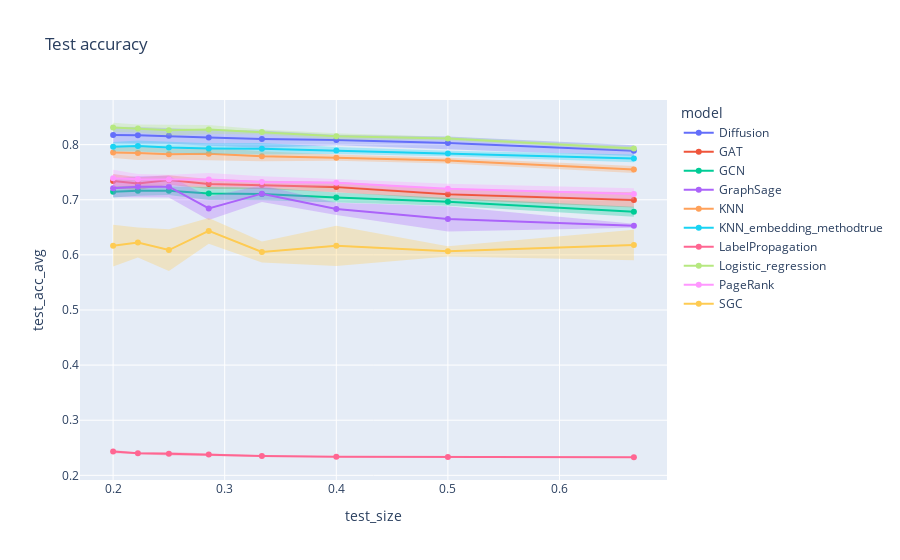

Source (notebook cell):
### Markdown cell above
`Wikischools`

### Code cell
# Compute average and standard deviation according to values of k
grouped = df_tot.groupby(['dataset', 'model', 'k', 'train_size', 'test_size'])[['train_acc', 'test_acc']].agg({'train_acc': ['mean', 'std'], 'test_acc': ['mean', 'std']}).reset_index()
grouped.columns = ['dataset', 'model', 'k', 'train_size', 'test_size', 'train_acc_avg', 'train_acc_std', 'test_acc_avg', 'test_acc_std', ]
grouped

# Test split
for error_y_mode in {'band'}:
    fig = line(
        data_frame = grouped[grouped['dataset']=='wikischools'],
        x = 'test_size',
        y = 'test_acc_avg',
        error_y = 'test_acc_std',
        error_y_mode = error_y_mode,
        color = 'model',
        title = f'Test accuracy',
        markers = '.',
    )
    fig.show()

### Figure 1 — Plotly figure (JSON) as saved in the notebook; plotly's stock layout.template omitted (floating-point values rounded to 4 significant figures)
{"data": [{"fill": "toself", "fillcolor": "rgba(99,110,250,.3)", "hoverinfo": "skip", "legendgroup": "Diffusion", "line": {"color": "rgba(255,255,255,0)"}, "showlegend": false, "type": "scatter", "x": [0.6667, 0.5, 0.4, 0.3333, 0.2857, 0.25, 0.2222, 0.2, 0.2, 0.2222, 0.25, 0.2857, 0.3333, 0.4, 0.5, 0.6667], "xaxis": "x", "y": [0.7989, 0.8147, 0.818, 0.8259, 0.8275, 0.8303, 0.8318, 0.8326, 0.8025, 0.8021, 0.8016, 0.7982, 0.7944, 0.7991, 0.7914, 0.7793], "yaxis": "y"}, {"hovertemplate": "model=Diffusion<br>test_size=%{x}<br>test_acc_avg=%{y}<extra></extra>", "legendgroup": "Diffusion", "line": {"color": "#636efa", "dash": "solid"}, "marker": {"symbol": "circle"}, "mode": "markers+lines", "name": "Diffusion", "orientation": "v", "showlegend": true, "type": "scatter", "x": [0.6667, 0.5, 0.4, 0.3333, 0.2857, 0.25, 0.2222, 0.2], "xaxis": "x", "y": [0.7891, 0.8031, 0.8085, 0.8101, 0.8129, 0.8159, 0.8169, 0.8175], "yaxis": "y"}, {"fill": "toself", "fillcolor": "rgba(239,85,59,.3)", "hoverinfo": "skip", "legendgroup": "GAT", "line": {"color": "rgba(255,255,255,0)"}, "showlegend": false, "type": "scatter", "x": [0.6667, 0.5, 0.4, 0.3333, 0.2857, 0.25, 0.2222, 0.2, 0.2, 0.2222, 0.25, 0.2857, 0.3333, 0.4, 0.5, 0.6667], "xaxis": "x", "y": [0.7138, 0.7192, 0.7329, 0.7345, 0.7375, 0.7443, 0.741, 0.7469, 0.7208, 0.7179, 0.7273, 0.7193, 0.7195, 0.7137, 0.7006, 0.6858], "yaxis": "y"}, {"hovertemplate": "model=GAT<br>test_size=%{x}<br>test_acc_avg=%{y}<extra></extra>", "legendgroup": "GAT", "line": {"color": "#EF553B", "dash": "solid"}, "marker": {"symbol": "circle"}, "mode": "markers+lines", "name": "GAT", "orientation": "v", "showlegend": true, "type": "scatter", "x": [0.6667, 0.5, 0.4, 0.3333, 0.2857, 0.25, 0.2222, 0.2], "xaxis": "x", "y": [0.6998, 0.7099, 0.7233, 0.727, 0.7284, 0.7358, 0.7294, 0.7339], "yaxis": "y"}, {"fill": "toself", "fillcolor": "rgba(0,204,150,.3)", "hoverinfo": "skip", "legendgroup": "GCN", "line": {"color": "rgba(255,255,255,0)"}, "showlegend": false, "type": "scatter", "x": [0.6667, 0.5, 0.4, 0.3333, 0.2857, 0.25, 0.2222, 0.2, 0.2, 0.2222, 0.25, 0.2857, 0.3333, 0.4, 0.5, 0.6667], "xaxis": "x", "y": [0.6871, 0.7033, 0.7133, 0.722, 0.723, 0.7243, 0.7256, 0.7248, 0.7039, 0.7071, 0.7085, 0.6997, 0.6992, 0.6949, 0.6892, 0.6693], "yaxis": "y"}, {"hovertemplate": "model=GCN<br>test_size=%{x}<br>test_acc_avg=%{y}<extra></extra>", "legendgroup": "GCN", "line": {"color": "#00cc96", "dash": "solid"}, "marker": {"symbol": "circle"}, "mode": "markers+lines", "name": "GCN", "orientation": "v", "showlegend": true, "type": "scatter", "x": [0.6667, 0.5, 0.4, 0.3333, 0.2857, 0.25, 0.2222, 0.2], "xaxis": "x", "y": [0.6782, 0.6963, 0.7041, 0.7106, 0.7113, 0.7164, 0.7163, 0.7144], "yaxis": "y"}, {"fill": "toself", "fillcolor": "rgba(171,99,250,.3)", "hoverinfo": "skip", "legendgroup": "GraphSage", "line": {"color": "rgba(255,255,255,0)"}, "showlegend": false, "type": "scatter", "x": [0.6667, 0.5, 0.4, 0.3333, 0.2857, 0.25, 0.2222, 0.2, 0.2, 0.2222, 0.25, 0.2857, 0.3333, 0.4, 0.5, 0.6667], "xaxis": "x", "y": [0.6566, 0.6881, 0.6944, 0.7263, 0.7053, 0.7435, 0.7429, 0.7374, 0.7045, 0.7044, 0.7039, 0.6631, 0.6959, 0.6725, 0.6423, 0.6492], "yaxis": "y"}, {"hovertemplate": "model=GraphSage<br>test_size=%{x}<br>test_acc_avg=%{y}<extra></extra>", "legendgroup": "GraphSage", "line": {"color": "#ab63fa", "dash": "solid"}, "marker": {"symbol": "circle"}, "mode": "markers+lines", "name": "GraphSage", "orientation": "v", "showlegend": true, "type": "scatter", "x": [0.6667, 0.5, 0.4, 0.3333, 0.2857, 0.25, 0.2222, 0.2], "xaxis": "x", "y": [0.6529, 0.6652, 0.6834, 0.7111, 0.6842, 0.7237, 0.7237, 0.7209], "yaxis": "y"}, {"fill": "toself", "fillcolor": "rgba(255,161,90,.3)", "hoverinfo": "skip", "legendgroup": "KNN", "line": {"color": "rgba(255,255,255,0)"}, "showlegend": false, "type": "scatter", "x": [0.6667, 0.5, 0.4, 0.3333, 0.2857, 0.25, 0.2222, 0.2, 0.2, 0.2222, 0.25, 0.2857, 0.3333, 0.4, 0.5, 0.6667], "xaxis": "x", "y": [0.7615, 0.7764, 0.782, 0.7878, 0.7949, 0.7923, 0.7978, 0.7957, 0.7757, 0.772, 0.7732, 0.772, 0.7697, 0.7708, 0.766, 0.7484], "yaxis": "y"}, {"hovertemplate": "model=KNN<br>test_size=%{x}<br>test_acc_avg=%{y}<extra></extra>", "legendgroup": "KNN", "line": {"color": "#FFA15A", "dash": "solid"}, "marker": {"symbol": "circle"}, "mode": "markers+lines", "name": "KNN", "orientation": "v", "showlegend": true, "type": "scatter", "x": [0.6667, 0.5, 0.4, 0.3333, 0.2857, 0.25, 0.2222, 0.2], "xaxis": "x", "y": [0.7549, 0.7712, 0.7764, 0.7788, 0.7834, 0.7828, 0.7849, 0.7857], "yaxis": "y"}, {"fill": "toself", "fillcolor": "rgba(25,211,243,.3)", "hoverinfo": "skip", "legendgroup": "KNN_embedding_methodtrue", "line": {"color": "rgba(255,255,255,0)"}, "showlegend": false, "type": "scatter", "x": [0.6667, 0.5, 0.4, 0.3333, 0.2857, 0.25, 0.2222, 0.2, 0.2, 0.2222, 0.25, 0.2857, 0.3333, 0.4, 0.5, 0.6667], "xaxis": "x", "y": [0.782, 0.7888, 0.7959, 0.803, 0.8025, 0.8047, 0.8076, 0.8048, 0.7879, 0.7874, 0.7847, 0.784, 0.7819, 0.7832, 0.779, 0.7681], "yaxis": "y"}, {"hovertemplate": "model=KNN_embedding_methodtrue<br>test_size=%{x}<br>test_acc_avg=%{y}<extra></extra>", "legendgroup": "KNN_embedding_methodtrue", "line": {"color": "#19d3f3", "dash": "solid"}, "marker": {"symbol": "circle"}, "mode": "markers+lines", "name": "KNN_embedding_methodtrue", "orientation": "v", "showlegend": true, "type": "scatter", "x": [0.6667, 0.5, 0.4, 0.3333, 0.2857, 0.25, 0.2222, 0.2], "xaxis": "x", "y": [0.775, 0.7839, 0.7896, 0.7925, 0.7932, 0.7947, 0.7975, 0.7964], "yaxis": "y"}, {"fill": "toself", "fillcolor": "rgba(255,102,146,.3)", "hoverinfo": "skip", "legendgroup": "LabelPropagation", "line": {"color": "rgba(255,255,255,0)"}, "showlegend": false, "type": "scatter", "x": [0.6667, 0.5, 0.4, 0.3333, 0.2857, 0.25, 0.2222, 0.2, 0.2, 0.2222, 0.25, 0.2857, 0.3333, 0.4, 0.5, 0.6667], "xaxis": "x", "y": [0.2331, 0.2333, 0.2346, 0.2366, 0.2403, 0.2424, 0.2416, 0.246, 0.24, 0.238, 0.2359, 0.2353, 0.2333, 0.2328, 0.2329, 0.233], "yaxis": "y"}, {"hovertemplate": "model=LabelPropagation<br>test_size=%{x}<br>test_acc_avg=%{y}<extra></extra>", "legendgroup": "LabelPropagation", "line": {"color": "#FF6692", "dash": "solid"}, "marker": {"symbol": "circle"}, "mode": "markers+lines", "name": "LabelPropagation", "orientation": "v", "showlegend": true, "type": "scatter", "x": [0.6667, 0.5, 0.4, 0.3333, 0.2857, 0.25, 0.2222, 0.2], "xaxis": "x", "y": [0.233, 0.2331, 0.2337, 0.235, 0.2378, 0.2392, 0.2398, 0.243], "yaxis": "y"}, {"fill": "toself", "fillcolor": "rgba(182,232,128,.3)", "hoverinfo": "skip", "legendgroup": "Logistic_regression", "line": {"color": "rgba(255,255,255,0)"}, "showlegend": false, "type": "scatter", "x": [0.6667, 0.5, 0.4, 0.3333, 0.2857, 0.25, 0.2222, 0.2, 0.2, 0.2222, 0.25, 0.2857, 0.3333, 0.4, 0.5, 0.6667], "xaxis": "x", "y": [0.797, 0.8143, 0.8206, 0.8276, 0.8356, 0.8357, 0.8364, 0.8397, 0.8228, 0.8222, 0.8166, 0.8194, 0.8185, 0.8094, 0.8078, 0.7889], "yaxis": "y"}, {"hovertemplate": "model=Logistic_regression<br>test_size=%{x}<br>test_acc_avg=%{y}<extra></extra>", "legendgroup": "Logistic_regression", "line": {"color": "#B6E880", "dash": "solid"}, "marker": {"symbol": "circle"}, "mode": "markers+lines", "name": "Logistic_regression", "orientation": "v", "showlegend": true, "type": "scatter", "x": [0.6667, 0.5, 0.4, 0.3333, 0.2857, 0.25, 0.2222, 0.2], "xaxis": "x", "y": [0.793, 0.811, 0.815, 0.8231, 0.8275, 0.8261, 0.8293, 0.8312], "yaxis": "y"}, {"fill": "toself", "fillcolor": "rgba(255,151,255,.3)", "hoverinfo": "skip", "legendgroup": "PageRank", "line": {"color": "rgba(255,255,255,0)"}, "showlegend": false, "type": "scatter", "x": [0.6667, 0.5, 0.4, 0.3333, 0.2857, 0.25, 0.2222, 0.2, 0.2, 0.2222, 0.25, 0.2857, 0.3333, 0.4, 0.5, 0.6667], "xaxis": "x", "y": [0.7207, 0.7289, 0.7376, 0.7425, 0.7485, 0.7455, 0.7466, 0.7543, 0.7233, 0.7278, 0.7275, 0.7248, 0.7215, 0.7241, 0.7113, 0.7006], "yaxis": "y"}, {"hovertemplate": "model=PageRank<br>test_size=%{x}<br>test_acc_avg=%{y}<extra></extra>", "legendgroup": "PageRank", "line": {"color": "#FF97FF", "dash": "solid"}, "marker": {"symbol": "circle"}, "mode": "markers+lines", "name": "PageRank", "orientation": "v", "showlegend": true, "type": "scatter", "x": [0.6667, 0.5, 0.4, 0.3333, 0.2857, 0.25, 0.2222, 0.2], "xaxis": "x", "y": [0.7107, 0.7201, 0.7309, 0.732, 0.7367, 0.7365, 0.7372, 0.7388], "yaxis": "y"}, {"fill": "toself", "fillcolor": "rgba(254,203,82,.3)", "hoverinfo": "skip", "legendgroup": "SGC", "line": {"color": "rgba(255,255,255,0)"}, "showlegend": false, "type": "scatter", "x": [0.6667, 0.5, 0.4, 0.3333, 0.2857, 0.25, 0.2222, 0.2, 0.2, 0.2222, 0.25, 0.2857, 0.3333, 0.4, 0.5, 0.6667], "xaxis": "x", "y": [0.6456, 0.6157, 0.6529, 0.6243, 0.6668, 0.6466, 0.6497, 0.6545, 0.5788, 0.5951, 0.5709, 0.6202, 0.586, 0.5798, 0.5971, 0.5902], "yaxis": "y"}, {"hovertemplate": "model=SGC<br>test_size=%{x}<br>test_acc_avg=%{y}<extra></extra>", "legendgroup": "SGC", "line": {"color": "#FECB52", "dash": "solid"}, "marker": {"symbol": "circle"}, "mode": "markers+lines", "name": "SGC", "orientation": "v", "showlegend": true, "type": "scatter", "x": [0.6667, 0.5, 0.4, 0.3333, 0.2857, 0.25, 0.2222, 0.2], "xaxis": "x", "y": [0.6179, 0.6064, 0.6164, 0.6052, 0.6435, 0.6087, 0.6224, 0.6166], "yaxis": "y"}], "layout": {"legend": {"title": {"text": "model"}, "tracegroupgap": 0}, "title": {"text": "Test accuracy"}, "xaxis": {"anchor": "y", "domain": [0, 1], "title": {"text": "test_size"}}, "yaxis": {"anchor": "x", "domain": [0, 1], "title": {"text": "test_acc_avg"}}}}
